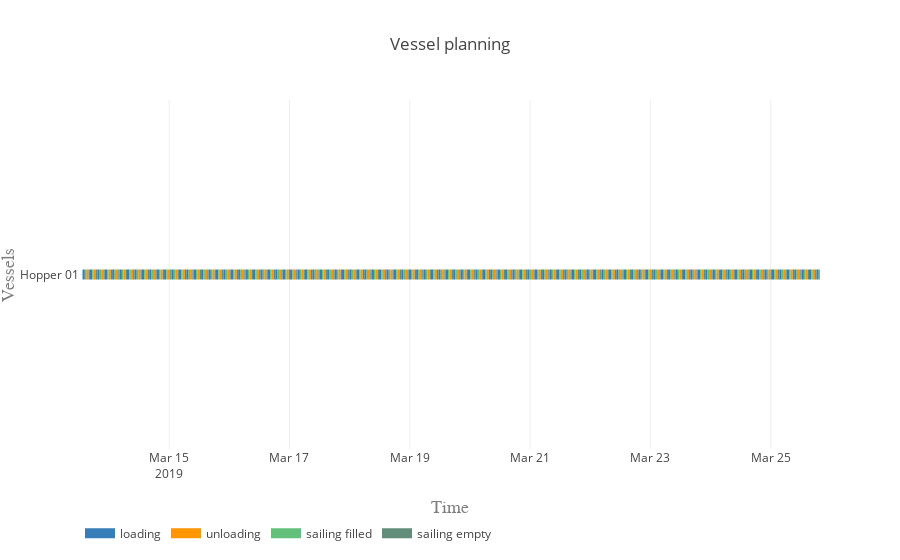

The notebook cell saved with this chart:
### Markdown cell above
#### Vessel planning

### Code cell
vessels = [hopper]

activities = ['loading', 'unloading', 'sailing filled', 'sailing empty']
colors = {0:'rgb(55,126,184)', 1:'rgb(255,150,0)', 2:'rgb(98, 192, 122)', 3:'rgb(98, 141, 122)'}

plot.vessel_planning(vessels, activities, colors)

### Figure 1 — Plotly figure (JSON) as saved in the notebook; plotly's stock layout.template omitted (floating-point values rounded to 4 significant figures; data arrays with more than 128 entries replaced by an {"elided": "..."} marker saying what was removed)
{"data": [{"connectgaps": false, "hoverinfo": "y+name", "line": {"color": "rgb(55,126,184)", "width": 10}, "mode": "lines", "name": "loading", "type": "scatter", "uid": "92ba560a-813b-49fd-86c8-24333ebba395", "x": {"elided": "500 str values"}, "y": {"elided": "500 str values"}}, {"connectgaps": false, "hoverinfo": "y+name", "line": {"color": "rgb(255,150,0)", "width": 10}, "mode": "lines", "name": "unloading", "type": "scatter", "uid": "6586c4d0-5f68-4aca-9741-5528fb3c5105", "x": {"elided": "500 str values"}, "y": {"elided": "500 str values"}}, {"connectgaps": false, "hoverinfo": "y+name", "line": {"color": "rgb(98, 192, 122)", "width": 10}, "mode": "lines", "name": "sailing filled", "type": "scatter", "uid": "44d12cc1-b126-4b65-b91f-b4e60590cc37", "x": {"elided": "500 str values"}, "y": {"elided": "500 str values"}}, {"connectgaps": false, "hoverinfo": "y+name", "line": {"color": "rgb(98, 141, 122)", "width": 10}, "mode": "lines", "name": "sailing empty", "type": "scatter", "uid": "1e9a83c8-dee5-4455-aacd-aae2e6eca7e7", "x": {"elided": "495 str values"}, "y": {"elided": "495 str values"}}], "layout": {"hovermode": "closest", "legend": {"orientation": "h", "x": 0, "y": -0.2}, "title": "Vessel planning", "xaxis": {"range": ["2019-03-13 12:25:14", "2019-03-25 19:39:36.511561"], "title": "Time", "titlefont": {"color": "#7f7f7f", "family": "Courier New, monospace", "size": 18}}, "yaxis": {"title": "Vessels", "titlefont": {"color": "#7f7f7f", "family": "Courier New, monospace", "size": 18}}}}
